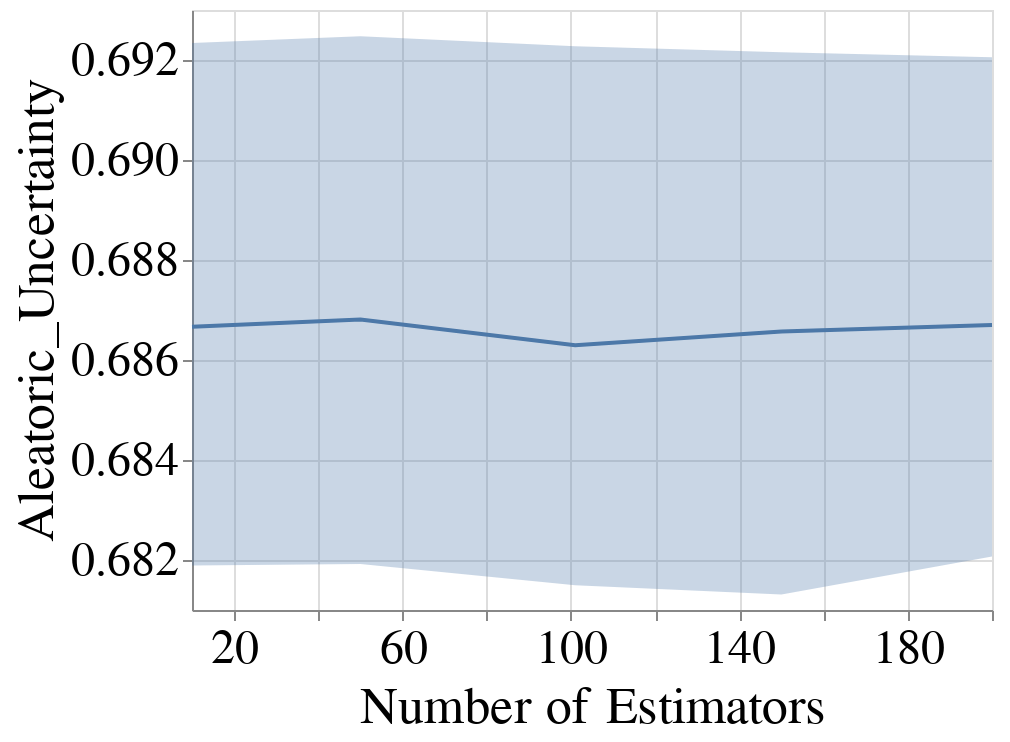

Notebook source saved alongside this figure:
### Code cell
create_plot_for_diff_bootstrap_sizes(all_subgroup_metrics_df,
                                     dataset_name=DATASET_NAMES[0],
                                     metric_name='Aleatoric_Uncertainty',
                                     model_name=MODEL_NAMES[0],
                                     with_band=True)

### Figure 1 — Vega-Lite specification as saved in the notebook (floating-point values rounded to 4 significant figures)
{"config": {"view": {"continuousWidth": 400, "continuousHeight": 300}, "axis": {"labelFontSize": 24, "labelFontWeight": "normal", "titleFontSize": 26, "titleFontWeight": "normal"}, "legend": {"columns": 2, "direction": "horizontal", "labelFontSize": 22, "labelLimit": 400, "orient": "top", "symbolStrokeWidth": 10, "titleAnchor": "middle", "titleFontSize": 24, "titleLimit": 300}, "title": {"fontSize": 22}}, "layer": [{"mark": {"type": "errorband", "extent": "ci"}, "encoding": {"x": {"field": "Num_Estimators", "scale": {"domain": [10, 200], "nice": false, "zero": false}, "title": "Number of Estimators", "type": "quantitative"}, "y": {"field": "Metric_Value", "scale": {"zero": false}, "title": "Aleatoric_Uncertainty", "type": "quantitative"}}}, {"mark": "line", "encoding": {"x": {"field": "Num_Estimators", "scale": {"domain": [10, 200], "nice": false, "zero": false}, "title": "Number of Estimators", "type": "quantitative"}, "y": {"aggregate": "mean", "field": "Metric_Value", "scale": {"zero": false}, "title": "Aleatoric_Uncertainty", "type": "quantitative"}}}], "data": {"name": "data-f702beda8799c377d029232b766986ba"}, "$schema": "https://vega.github.io/schema/vega-lite/v4.17.0.json", "datasets": {"data-f702beda8799c377d029232b766986ba": [{"Metric": "Aleatoric_Uncertainty", "Model_Name": "RandomForestClassifier", "Dataset_Name": "Folktables_CA_2018_Income", "Num_Estimators": 10, "Record_Create_Date_Time": "2024-02-24T22:03:06.218000", "Session_Uuid": "0f6a39fe-817f-42a6-99d0-a0801d2722bf", "Experiment_Iteration": "Exp_iter_1", "Dataset_Split_Seed": 100, "Fair_Intervention_Params_Lst": "[0.0]", "Intervention_Param": 0.0, "Run_Start_Date_Time": "2024-02-24T22:01:10.017000", "Subgroup": "overall", "Metric_Value": 0.683}, {"Metric": "Aleatoric_Uncertainty", "Model_Name": "RandomForestClassifier", "Dataset_Name": "Folktables_CA_2018_Income", "Num_Estimators": 10, "Record_Create_Date_Time": "2024-02-24T22:03:36.862000", "Session_Uuid": "0f6a39fe-817f-42a6-99d0-a0801d2722bf", "Experiment_Iteration": "Exp_iter_2", "Dataset_Split_Seed": 200, "Fair_Intervention_Params_Lst": "[0.0]", "Intervention_Param": 0.0, "Run_Start_Date_Time": "2024-02-24T22:01:43.940000", "Subgroup": "overall", "Metric_Value": 0.68}, {"Metric": "Aleatoric_Uncertainty", "Model_Name": "RandomForestClassifier", "Dataset_Name": "Folktables_CA_2018_Income", "Num_Estimators": 10, "Record_Create_Date_Time": "2024-02-24T22:04:26.537000", "Session_Uuid": "0f6a39fe-817f-42a6-99d0-a0801d2722bf", "Experiment_Iteration": "Exp_iter_3", "Dataset_Split_Seed": 300, "Fair_Intervention_Params_Lst": "[0.0]", "Intervention_Param": 0.0, "Run_Start_Date_Time": "2024-02-24T22:02:28.125000", "Subgroup": "overall", "Metric_Value": 0.6832}, {"Metric": "Aleatoric_Uncertainty", "Model_Name": "RandomForestClassifier", "Dataset_Name": "Folktables_CA_2018_Income", "Num_Estimators": 10, "Record_Create_Date_Time": "2024-02-24T22:04:43.618000", "Session_Uuid": "0f6a39fe-817f-42a6-99d0-a0801d2722bf", "Experiment_Iteration": "Exp_iter_4", "Dataset_Split_Seed": 400, "Fair_Intervention_Params_Lst": "[0.0]", "Intervention_Param": 0.0, "Run_Start_Date_Time": "2024-02-24T22:02:49.106000", "Subgroup": "overall", "Metric_Value": 0.6986}, {"Metric": "Aleatoric_Uncertainty", "Model_Name": "RandomForestClassifier", "Dataset_Name": "Folktables_CA_2018_Income", "Num_Estimators": 10, "Record_Create_Date_Time": "2024-02-24T22:05:06.411000", "Session_Uuid": "0f6a39fe-817f-42a6-99d0-a0801d2722bf", "Experiment_Iteration": "Exp_iter_5", "Dataset_Split_Seed": 500, "Fair_Intervention_Params_Lst": "[0.0]", "Intervention_Param": 0.0, "Run_Start_Date_Time": "2024-02-24T22:03:10.363000", "Subgroup": "overall", "Metric_Value": 0.6926}, {"Metric": "Aleatoric_Uncertainty", "Model_Name": "RandomForestClassifier", "Dataset_Name": "Folktables_CA_2018_Income", "Num_Estimators": 10, "Record_Create_Date_Time": "2024-02-24T22:05:26.238000", "Session_Uuid": "0f6a39fe-817f-42a6-99d0-a0801d2722bf", "Experiment_Iteration": "Exp_iter_6", "Dataset_Split_Seed": 600, "Fair_Intervention_Params_Lst": "[0.0]", "Intervention_Param": 0.0, "Run_Start_Date_Time": "2024-02-24T22:03:27.823000", "Subgroup": "overall", "Metric_Value": 0.6826}, {"Metric": "Aleatoric_Uncertainty", "Model_Name": "RandomForestClassifier", "Dataset_Name": "Folktables_CA_2018_Income", "Num_Estimators": 50, "Record_Create_Date_Time": "2024-02-24T15:56:18.751000", "Session_Uuid": "f12c5c59-e58a-4f5a-bc5b-e33f81189fd7", "Experiment_Iteration": "Exp_iter_1", "Dataset_Split_Seed": 100, "Fair_Intervention_Params_Lst": "[0.0]", "Intervention_Param": 0.0, "Run_Start_Date_Time": "2024-02-24T15:47:09.491000", "Subgroup": "overall", "Metric_Value": 0.6832}, {"Metric": "Aleatoric_Uncertainty", "Model_Name": "RandomForestClassifier", "Dataset_Name": "Folktables_CA_2018_Income", "Num_Estimators": 50, "Record_Create_Date_Time": "2024-02-24T16:22:05.351000", "Session_Uuid": "f12c5c59-e58a-4f5a-bc5b-e33f81189fd7", "Experiment_Iteration": "Exp_iter_2", "Dataset_Split_Seed": 200, "Fair_Intervention_Params_Lst": "[0.0]", "Intervention_Param": 0.0, "Run_Start_Date_Time": "2024-02-24T16:12:38.307000", "Subgroup": "overall", "Metric_Value": 0.6804}, {"Metric": "Aleatoric_Uncertainty", "Model_Name": "RandomForestClassifier", "Dataset_Name": "Folktables_CA_2018_Income", "Num_Estimators": 50, "Record_Create_Date_Time": "2024-02-24T16:23:55.740000", "Session_Uuid": "f12c5c59-e58a-4f5a-bc5b-e33f81189fd7", "Experiment_Iteration": "Exp_iter_4", "Dataset_Split_Seed": 400, "Fair_Intervention_Params_Lst": "[0.0]", "Intervention_Param": 0.0, "Run_Start_Date_Time": "2024-02-24T16:14:35.126000", "Subgroup": "overall", "Metric_Value": 0.698}, {"Metric": "Aleatoric_Uncertainty", "Model_Name": "RandomForestClassifier", "Dataset_Name": "Folktables_CA_2018_Income", "Num_Estimators": 50, "Record_Create_Date_Time": "2024-02-24T16:31:34.018000", "Session_Uuid": "f12c5c59-e58a-4f5a-bc5b-e33f81189fd7", "Experiment_Iteration": "Exp_iter_3", "Dataset_Split_Seed": 300, "Fair_Intervention_Params_Lst": "[0.0]", "Intervention_Param": 0.0, "Run_Start_Date_Time": "2024-02-24T16:22:06.233000", "Subgroup": "overall", "Metric_Value": 0.683}, {"Metric": "Aleatoric_Uncertainty", "Model_Name": "RandomForestClassifier", "Dataset_Name": "Folktables_CA_2018_Income", "Num_Estimators": 50, "Record_Create_Date_Time": "2024-02-24T16:33:13.931000", "Session_Uuid": "f12c5c59-e58a-4f5a-bc5b-e33f81189fd7", "Experiment_Iteration": "Exp_iter_5", "Dataset_Split_Seed": 500, "Fair_Intervention_Params_Lst": "[0.0]", "Intervention_Param": 0.0, "Run_Start_Date_Time": "2024-02-24T16:23:57.349000", "Subgroup": "overall", "Metric_Value": 0.6939}, {"Metric": "Aleatoric_Uncertainty", "Model_Name": "RandomForestClassifier", "Dataset_Name": "Folktables_CA_2018_Income", "Num_Estimators": 50, "Record_Create_Date_Time": "2024-02-24T16:42:30.408000", "Session_Uuid": "f12c5c59-e58a-4f5a-bc5b-e33f81189fd7", "Experiment_Iteration": "Exp_iter_6", "Dataset_Split_Seed": 600, "Fair_Intervention_Params_Lst": "[0.0]", "Intervention_Param": 0.0, "Run_Start_Date_Time": "2024-02-24T16:33:15.280000", "Subgroup": "overall", "Metric_Value": 0.6824}, {"Metric": "Aleatoric_Uncertainty", "Model_Name": "RandomForestClassifier", "Dataset_Name": "Folktables_CA_2018_Income", "Num_Estimators": 101, "Record_Create_Date_Time": "2024-02-24T16:37:30.256000", "Session_Uuid": "d9a91e93-d876-40fe-98be-41ec023e789f", "Experiment_Iteration": "Exp_iter_1", "Dataset_Split_Seed": 100, "Fair_Intervention_Params_Lst": "[0.0]", "Intervention_Param": 0.0, "Run_Start_Date_Time": "2024-02-24T16:17:02.907000", "Subgroup": "overall", "Metric_Value": 0.6829}, {"Metric": "Aleatoric_Uncertainty", "Model_Name": "RandomForestClassifier", "Dataset_Name": "Folktables_CA_2018_Income", "Num_Estimators": 101, "Record_Create_Date_Time": "2024-02-24T16:38:15.529000", "Session_Uuid": "d9a91e93-d876-40fe-98be-41ec023e789f", "Experiment_Iteration": "Exp_iter_4", "Dataset_Split_Seed": 400, "Fair_Intervention_Params_Lst": "[0.0]", "Intervention_Param": 0.0, "Run_Start_Date_Time": "2024-02-24T16:19:14.752000", "Subgroup": "overall", "Metric_Value": 0.6983}, {"Metric": "Aleatoric_Uncertainty", "Model_Name": "RandomForestClassifier", "Dataset_Name": "Folktables_CA_2018_Income", "Num_Estimators": 101, "Record_Create_Date_Time": "2024-02-24T16:56:06.997000", "Session_Uuid": "d9a91e93-d876-40fe-98be-41ec023e789f", "Experiment_Iteration": "Exp_iter_5", "Dataset_Split_Seed": 500, "Fair_Intervention_Params_Lst": "[0.0]", "Intervention_Param": 0.0, "Run_Start_Date_Time": "2024-02-24T16:38:16.381000", "Subgroup": "overall", "Metric_Value": 0.6929}, {"Metric": "Aleatoric_Uncertainty", "Model_Name": "RandomForestClassifier", "Dataset_Name": "Folktables_CA_2018_Income", "Num_Estimators": 101, "Record_Create_Date_Time": "2024-02-24T16:56:31.109000", "Session_Uuid": "d9a91e93-d876-40fe-98be-41ec023e789f", "Experiment_Iteration": "Exp_iter_2", "Dataset_Split_Seed": 200, "Fair_Intervention_Params_Lst": "[0.0]", "Intervention_Param": 0.0, "Run_Start_Date_Time": "2024-02-24T16:37:32.273000", "Subgroup": "overall", "Metric_Value": 0.6805}, {"Metric": "Aleatoric_Uncertainty", "Model_Name": "RandomForestClassifier", "Dataset_Name": "Folktables_CA_2018_Income", "Num_Estimators": 101, "Record_Create_Date_Time": "2024-02-24T17:14:00.415000", "Session_Uuid": "d9a91e93-d876-40fe-98be-41ec023e789f", "Experiment_Iteration": "Exp_iter_6", "Dataset_Split_Seed": 600, "Fair_Intervention_Params_Lst": "[0.0]", "Intervention_Param": 0.0, "Run_Start_Date_Time": "2024-02-24T16:56:08.482000", "Subgroup": "overall", "Metric_Value": 0.6821}, {"Metric": "Aleatoric_Uncertainty", "Model_Name": "RandomForestClassifier", "Dataset_Name": "Folktables_CA_2018_Income", "Num_Estimators": 101, "Record_Create_Date_Time": "2024-02-24T17:16:47.581000", "Session_Uuid": "d9a91e93-d876-40fe-98be-41ec023e789f", "Experiment_Iteration": "Exp_iter_3", "Dataset_Split_Seed": 300, "Fair_Intervention_Params_Lst": "[0.0]", "Intervention_Param": 0.0, "Run_Start_Date_Time": "2024-02-24T16:56:31.776000", "Subgroup": "overall", "Metric_Value": 0.681}, {"Metric": "Aleatoric_Uncertainty", "Model_Name": "RandomForestClassifier", "Dataset_Name": "Folktables_CA_2018_Income", "Num_Estimators": 150, "Record_Create_Date_Time": "2024-02-24T16:49:46.953000", "Session_Uuid": "c4ce3ca1-31dc-4742-9386-91112ff5ed69", "Experiment_Iteration": "Exp_iter_1", "Dataset_Split_Seed": 100, "Fair_Intervention_Params_Lst": "[0.0]", "Intervention_Param": 0.0, "Run_Start_Date_Time": "2024-02-24T16:21:02.579000", "Subgroup": "overall", "Metric_Value": 0.6837}, {"Metric": "Aleatoric_Uncertainty", "Model_Name": "RandomForestClassifier", "Dataset_Name": "Folktables_CA_2018_Income", "Num_Estimators": 150, "Record_Create_Date_Time": "2024-02-24T16:51:35.220000", "Session_Uuid": "c4ce3ca1-31dc-4742-9386-91112ff5ed69", "Experiment_Iteration": "Exp_iter_4", "Dataset_Split_Seed": 400, "Fair_Intervention_Params_Lst": "[0.0]", "Intervention_Param": 0.0, "Run_Start_Date_Time": "2024-02-24T16:22:29.728000", "Subgroup": "overall", "Metric_Value": 0.698}, {"Metric": "Aleatoric_Uncertainty", "Model_Name": "RandomForestClassifier", "Dataset_Name": "Folktables_CA_2018_Income", "Num_Estimators": 150, "Record_Create_Date_Time": "2024-02-24T17:17:29.502000", "Session_Uuid": "c4ce3ca1-31dc-4742-9386-91112ff5ed69", "Experiment_Iteration": "Exp_iter_2", "Dataset_Split_Seed": 200, "Fair_Intervention_Params_Lst": "[0.0]", "Intervention_Param": 0.0, "Run_Start_Date_Time": "2024-02-24T16:49:48.735000", "Subgroup": "overall", "Metric_Value": 0.6796}, {"Metric": "Aleatoric_Uncertainty", "Model_Name": "RandomForestClassifier", "Dataset_Name": "Folktables_CA_2018_Income", "Num_Estimators": 150, "Record_Create_Date_Time": "2024-02-24T17:19:15.604000", "Session_Uuid": "c4ce3ca1-31dc-4742-9386-91112ff5ed69", "Experiment_Iteration": "Exp_iter_5", "Dataset_Split_Seed": 500, "Fair_Intervention_Params_Lst": "[0.0]", "Intervention_Param": 0.0, "Run_Start_Date_Time": "2024-02-24T16:51:36.152000", "Subgroup": "overall", "Metric_Value": 0.6938}, {"Metric": "Aleatoric_Uncertainty", "Model_Name": "RandomForestClassifier", "Dataset_Name": "Folktables_CA_2018_Income", "Num_Estimators": 150, "Record_Create_Date_Time": "2024-02-24T17:44:59.737000", "Session_Uuid": "c4ce3ca1-31dc-4742-9386-91112ff5ed69", "Experiment_Iteration": "Exp_iter_3", "Dataset_Split_Seed": 300, "Fair_Intervention_Params_Lst": "[0.0]", "Intervention_Param": 0.0, "Run_Start_Date_Time": "2024-02-24T17:17:30.335000", "Subgroup": "overall", "Metric_Value": 0.6822}, {"Metric": "Aleatoric_Uncertainty", "Model_Name": "RandomForestClassifier", "Dataset_Name": "Folktables_CA_2018_Income", "Num_Estimators": 150, "Record_Create_Date_Time": "2024-02-24T17:51:00.188000", "Session_Uuid": "c4ce3ca1-31dc-4742-9386-91112ff5ed69", "Experiment_Iteration": "Exp_iter_6", "Dataset_Split_Seed": 600, "Fair_Intervention_Params_Lst": "[0.0]", "Intervention_Param": 0.0, "Run_Start_Date_Time": "2024-02-24T17:19:16.606000", "Subgroup": "overall", "Metric_Value": 0.6821}, {"Metric": "Aleatoric_Uncertainty", "Model_Name": "RandomForestClassifier", "Dataset_Name": "Folktables_CA_2018_Income", "Num_Estimators": 200, "Record_Create_Date_Time": "2024-02-24T17:02:40.552000", "Session_Uuid": "f7c0575e-6607-4d44-a07c-0facc7afa75a", "Experiment_Iteration": "Exp_iter_1", "Dataset_Split_Seed": 100, "Fair_Intervention_Params_Lst": "[0.0]", "Intervention_Param": 0.0, "Run_Start_Date_Time": "2024-02-24T16:24:50.154000", "Subgroup": "overall", "Metric_Value": 0.6836}, {"Metric": "Aleatoric_Uncertainty", "Model_Name": "RandomForestClassifier", "Dataset_Name": "Folktables_CA_2018_Income", "Num_Estimators": 200, "Record_Create_Date_Time": "2024-02-24T17:03:51.676000", "Session_Uuid": "f7c0575e-6607-4d44-a07c-0facc7afa75a", "Experiment_Iteration": "Exp_iter_4", "Dataset_Split_Seed": 400, "Fair_Intervention_Params_Lst": "[0.0]", "Intervention_Param": 0.0, "Run_Start_Date_Time": "2024-02-24T16:26:27.589000", "Subgroup": "overall", "Metric_Value": 0.6977}, {"Metric": "Aleatoric_Uncertainty", "Model_Name": "RandomForestClassifier", "Dataset_Name": "Folktables_CA_2018_Income", "Num_Estimators": 200, "Record_Create_Date_Time": "2024-02-24T17:40:28.215000", "Session_Uuid": "f7c0575e-6607-4d44-a07c-0facc7afa75a", "Experiment_Iteration": "Exp_iter_2", "Dataset_Split_Seed": 200, "Fair_Intervention_Params_Lst": "[0.0]", "Intervention_Param": 0.0, "Run_Start_Date_Time": "2024-02-24T17:02:42.217000", "Subgroup": "overall", "Metric_Value": 0.6804}, {"Metric": "Aleatoric_Uncertainty", "Model_Name": "RandomForestClassifier", "Dataset_Name": "Folktables_CA_2018_Income", "Num_Estimators": 200, "Record_Create_Date_Time": "2024-02-24T17:40:34.814000", "Session_Uuid": "f7c0575e-6607-4d44-a07c-0facc7afa75a", "Experiment_Iteration": "Exp_iter_5", "Dataset_Split_Seed": 500, "Fair_Intervention_Params_Lst": "[0.0]", "Intervention_Param": 0.0, "Run_Start_Date_Time": "2024-02-24T17:03:53.248000", "Subgroup": "overall", "Metric_Value": 0.6939}, {"Metric": "Aleatoric_Uncertainty", "Model_Name": "RandomForestClassifier", "Dataset_Name": "Folktables_CA_2018_Income", "Num_Estimators": 200, "Record_Create_Date_Time": "2024-02-24T18:19:55.214000", "Session_Uuid": "f7c0575e-6607-4d44-a07c-0facc7afa75a", "Experiment_Iteration": "Exp_iter_6", "Dataset_Split_Seed": 600, "Fair_Intervention_Params_Lst": "[0.0]", "Intervention_Param": 0.0, "Run_Start_Date_Time": "2024-02-24T17:40:36.324000", "Subgroup": "overall", "Metric_Value": 0.6828}, {"Metric": "Aleatoric_Uncertainty", "Model_Name": "RandomForestClassifier", "Dataset_Name": "Folktables_CA_2018_Income", "Num_Estimators": 200, "Record_Create_Date_Time": "2024-02-24T18:19:57.060000", "Session_Uuid": "f7c0575e-6607-4d44-a07c-0facc7afa75a", "Experiment_Iteration": "Exp_iter_3", "Dataset_Split_Seed": 300, "Fair_Intervention_Params_Lst": "[0.0]", "Intervention_Param": 0.0, "Run_Start_Date_Time": "2024-02-24T17:40:29.022000", "Subgroup": "overall", "Metric_Value": 0.6819}]}}
